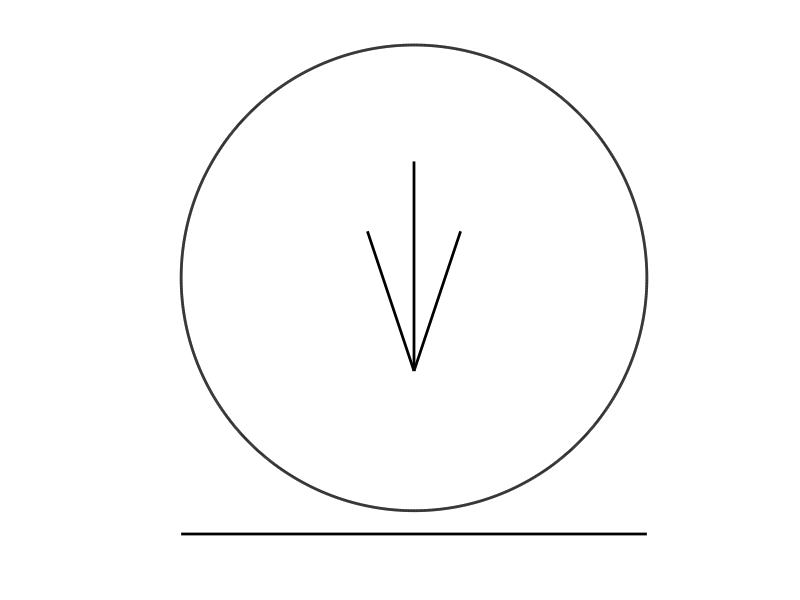
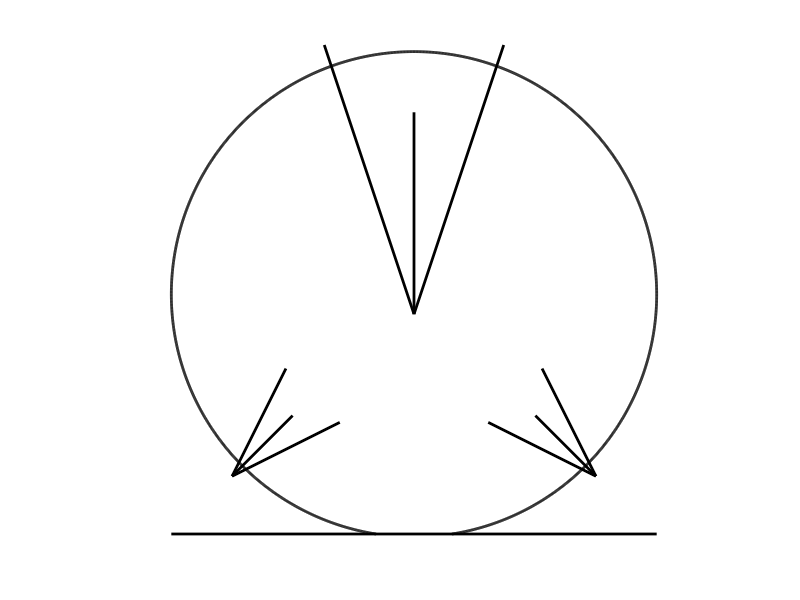
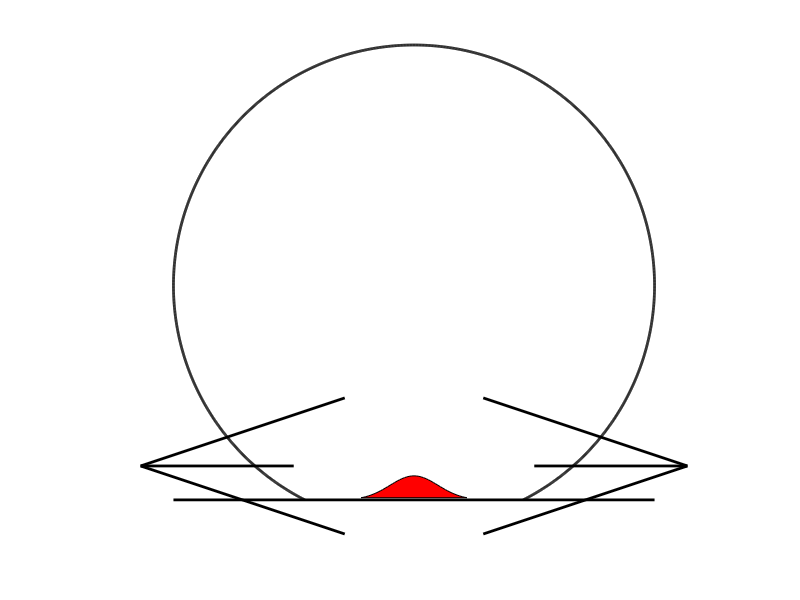
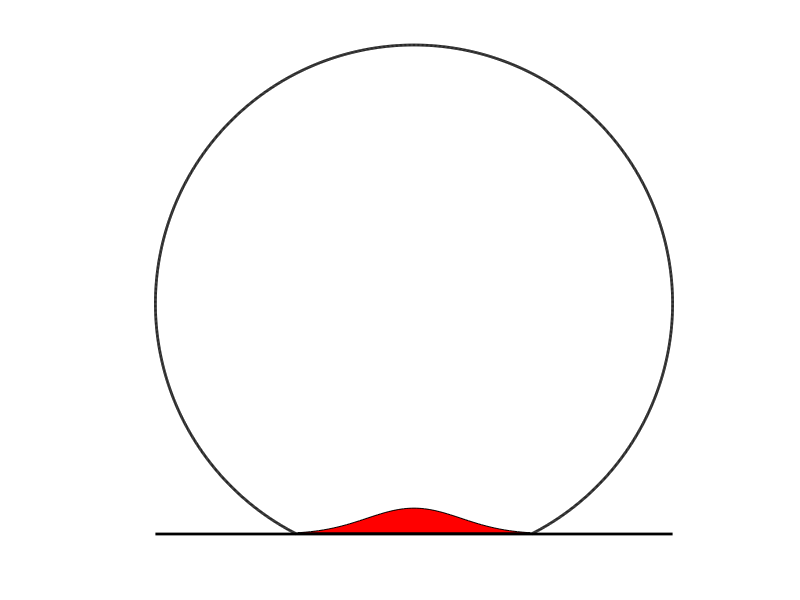

These figures' MATLAB source, in order:
close all
clear
clc

dtheta = pi/1000;

figure
theta_vec = 0:dtheta:2*pi;
x_circle = cos(theta_vec);
z_circle = sin(theta_vec);
plot(x_circle,z_circle,'k','LineWidth',2)
hold on
plot([-1 1],[-1.1 -1.1],'k','LineWidth',2)
quiver(0,.5,0,-1,'k','LineWidth',2,'MaxHeadSize',.4)
axis equal
axis off
print('-depsc','figure1.eps')
pause

figure
angle = .9*pi/2;
theta_vec = -angle:dtheta:pi+angle;
x_circle = cos(theta_vec);
z_circle = sin(theta_vec);
plot(x_circle,z_circle,'k','LineWidth',2)
hold on
plot([-1 1],[-sin(angle) -sin(angle)],'k','LineWidth',2)
quiver([0 .5 -.5],[.75 -.5 -.5],[0 .15 -.15],[-.5 -.15 -.15],'k','LineWidth',2,'MaxHeadSize',.8)
axis equal
axis off
print('-depsc','figure2.eps')
pause

figure
angle = .7*pi/2;
alpha = 50;
beta = .1;
theta_vec = -angle:dtheta:pi+angle;
x_circle = cos(theta_vec);
z_circle = sin(theta_vec);
plot(x_circle,z_circle,'k','LineWidth',2)
hold on
plot([-1 1],[-sin(angle) -sin(angle)],'k','LineWidth',2)
quiver([.5 -.5],[-.75 -.75],[.25 -.25],[0 0],'k','LineWidth',2,'MaxHeadSize',.8)
x_solid = 0:.01:cos(angle)/2;
x_solid = [fliplr(-x_solid),x_solid(2:end)];
z_solid = beta*exp(-alpha*x_solid.^2)-sin(angle);
fill(x_solid,z_solid,'r')
axis equal
axis off
print('-depsc','figure3.eps')
pause

figure
angle = .7*pi/2;
alpha = 15;
beta = .1;
theta_vec = -angle:dtheta:pi+angle;
x_circle = cos(theta_vec);
z_circle = sin(theta_vec);
plot(x_circle,z_circle,'k','LineWidth',2)
hold on
plot([-1 1],[-sin(angle) -sin(angle)],'k','LineWidth',2)
x_solid = 0:.01:cos(angle);
x_solid = [fliplr(-x_solid),x_solid(2:end)];
z_solid = beta*exp(-alpha*x_solid.^2)-sin(angle);
fill(x_solid,z_solid,'r')
axis equal
axis off
print('-depsc','figure4.eps')
pause

figure
angle = .7*pi/2;
theta_vec = -angle:dtheta:pi+angle;
x_circle = cos(theta_vec);
z_circle = sin(theta_vec);
plot(x_circle,z_circle,'k','LineWidth',2)
hold on
plot([-1 1],[-sin(angle) -sin(angle)],'k','LineWidth',2)
x_solid = [0 cos(angle) cos(angle-dtheta:-dtheta:pi/4) cos(pi/4:dtheta:pi/2)];
x_solid = [fliplr(-x_solid),x_solid(2:end)];
z_solid = [-sin(angle) -sin(angle) -sin(angle-dtheta:-dtheta:pi/4) sin(pi/4:dtheta:pi/2)-2*sin(pi/4)];
z_solid = [fliplr(z_solid),z_solid(2:end)];
fill(x_solid,z_solid,'r')
axis equal
axis off
print('-depsc','figure5.eps')
pause

figure
angle = .7*pi/2;
theta_vec = -angle:dtheta:pi+angle;
x_circle = cos(theta_vec);
z_circle = sin(theta_vec);
plot(x_circle,z_circle,'k','LineWidth',2)
hold on
plot([-1 1],[-sin(angle) -sin(angle)],'k','LineWidth',2)
x_solid = [0 cos(angle) cos(angle-dtheta:-dtheta:-pi/2)];
x_solid = [fliplr(-x_solid),x_solid(2:end)];
z_solid = [-sin(angle) -sin(angle) -sin(angle-dtheta:-dtheta:-pi/2)];
z_solid = [fliplr(z_solid),z_solid(2:end)];
fill(x_solid,z_solid,'r')
axis equal
axis off
print('-depsc','figure6.eps')